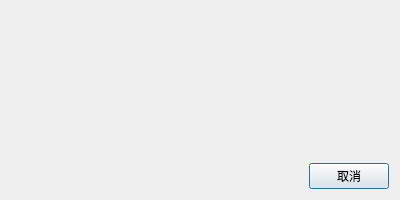
<?xml version="1.0" encoding="UTF-8"?>
<ui version="4.0">
 <class>DropFilesDialog</class>
 <widget class="QDialog" name="DropFilesDialog">
  <property name="windowModality">
   <enum>Qt::WindowModal</enum>
  </property>
  <property name="geometry">
   <rect>
    <x>0</x>
    <y>0</y>
    <width>400</width>
    <height>200</height>
   </rect>
  </property>
  <layout class="QVBoxLayout" name="verticalLayout" stretch="1,0">
   <item>
    <widget class="QLabel" name="infoLabel">
     <property name="alignment">
      <set>Qt::AlignCenter</set>
     </property>
    </widget>
   </item>
   <item>
    <layout class="QHBoxLayout" name="horizontalLayout" stretch="1,0">
     <item>
      <spacer name="horizontalSpacer">
       <property name="orientation">
        <enum>Qt::Horizontal</enum>
       </property>
       <property name="sizeHint" stdset="0">
        <size>
         <width>40</width>
         <height>20</height>
        </size>
       </property>
      </spacer>
     </item>
     <item>
      <widget class="QPushButton" name="cancelButton">
       <property name="text">
        <string>取消</string>
       </property>
      </widget>
     </item>
    </layout>
   </item>
  </layout>
 </widget>
 <resources/>
 <connections/>
</ui>
